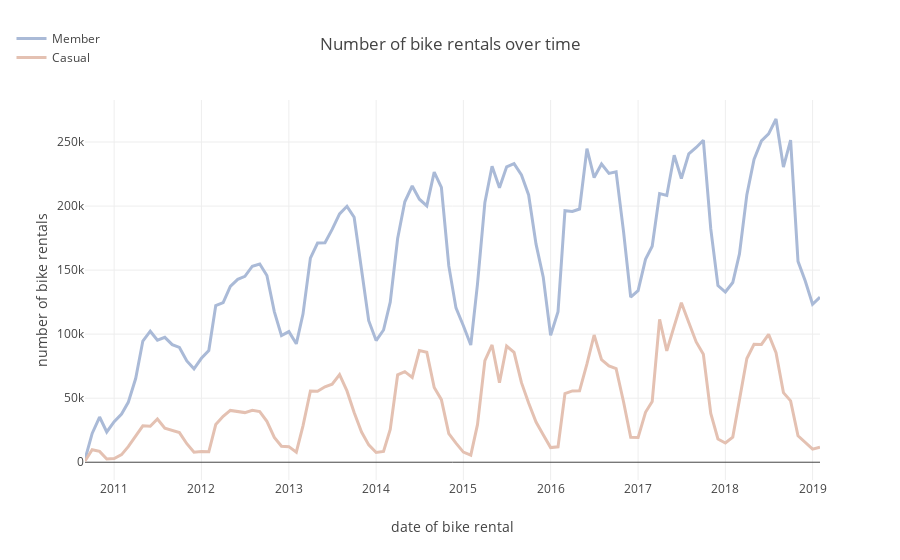

Notebook cell for this chart:
### Code cell
# Interactive plotly version of the plot
df_monthly_pivot = pd.pivot_table(df_monthly, values=['rentals_count', 'avg_duration'], index=['start_date'], columns=['member_type']).reset_index()
df_monthly_pivot.columns = ['_'.join(col) for col in df_monthly_pivot.columns]

trace0 = go.Scatter(
    x = df_monthly_pivot['start_date_'],
    y = df_monthly_pivot['rentals_count_Member'],
    mode = 'lines',
    name = 'Member',
    line = dict(
        color = ('rgb(170,186,215)'),
        width = 3)
)

trace1 = go.Scatter(
    x = df_monthly_pivot['start_date_'],
    y = df_monthly_pivot['rentals_count_Casual'],
    mode = 'lines',
    name = 'Casual',
    line = dict(
        color = ('rgb(228,193,178)'),
        width = 3)
)

layout = go.Layout(
    title='Number of bike rentals over time',
    yaxis=dict(
        title='number of bike rentals'
    ),
    xaxis=dict(
        title='date of bike rental'
    ),
    legend=dict(x=-.1, y=1.2)
)

plot_data = [trace0, trace1]
fig = dict(data=plot_data, layout=layout)
iplot(fig)
